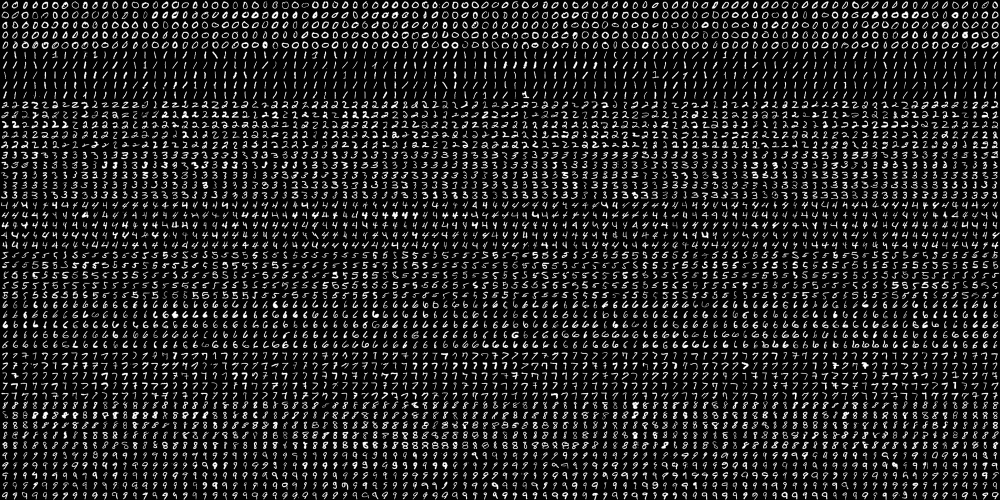
#> input picture src/lab7/Lab7_ML/digits.png, 2000 x 1000 px, found by its file name (shown at 1/2 size)
$ python lab7_4.1.py
#> lines starting #> are read from the running program, lines starting #| are printed output that depends on the picture
import cv2
import numpy as np
from sklearn.neural_network import MLPClassifier
from sklearn.model_selection import train_test_split
from sklearn.preprocessing import StandardScaler
import pandas as pd
import matplotlib.pyplot as plt
from sklearn.metrics import ConfusionMatrixDisplay

# Constants:
SIZE_IMAGE = 20
NUMBER_CLASSES = 10

################################################################################################

def load_digits_and_labels(big_image):
    """ Returns all the digits from the 'big' image and creates the corresponding labels for each image"""
#> called with big_image = 'src/lab7/Lab7_ML/digits.png'

    # Load the 'big' image containing all the digits:
    digits_img = cv2.imread(big_image, 0)
#> digits_img is the input picture: shape (1000, 2000); min 0, max 255, mean 33.8

    # Get all the digit images from the 'big' image:
    number_rows = digits_img.shape[1] / SIZE_IMAGE
#> number_rows = 100
    rows = np.vsplit(digits_img, digits_img.shape[0] / SIZE_IMAGE)
#> rows = 50 items

    digits = []
    for row in rows:
        row_cells = np.hsplit(row, number_rows)
        for digit in row_cells:
            digits.append(digit)
#> this loop made 50 passes
#> after the loop, digits = 5000 items
    digits = np.array(digits)

    # Create the labels for each image:
    labels = np.repeat(np.arange(NUMBER_CLASSES), len(digits) / NUMBER_CLASSES)
#> labels = 5000 values from 0 to 9
    return digits, labels

################################################################################################

def deskew(img):
    """Pre-processing of the images"""

    m = cv2.moments(img)
    if abs(m['mu02']) < 1e-2:
        return img.copy()
    skew = m['mu11'] / m['mu02']
    M = np.float32([[1, skew, -0.5 * SIZE_IMAGE * skew], [0, 1, 0]])
    img = cv2.warpAffine(img, M, (SIZE_IMAGE, SIZE_IMAGE), flags=cv2.WARP_INVERSE_MAP | cv2.INTER_LINEAR)
    return img

################################################################################################

def get_hog():
    """Get hog descriptor"""

    # cv2.HOGDescriptor(winSize, blockSize, blockStride, cellSize, nbins, derivAperture, winSigma, histogramNormType,
    # L2HysThreshold, gammaCorrection, nlevels, signedGradient)
    hog = cv2.HOGDescriptor((SIZE_IMAGE, SIZE_IMAGE), (8, 8), (4, 4), (8, 8), 9, 1, -1, 0, 0.2, 1, 64, True)

    print("get descriptor size: {}".format(hog.getDescriptorSize()))

    return hog

################################################################################################

def raw_pixels(img):
    """Return raw pixels as feature from the image"""

    return img.flatten()

################################################################################################

# Load all the digits and the corresponding labels:
digits, labels = load_digits_and_labels('src/lab7/Lab7_ML/digits.png')
#> labels = 5000 values from 0 to 9

# Shuffle data
# Constructs a random number generator:
rand = np.random.RandomState(1234)
# Randomly permute the sequence:
shuffle = rand.permutation(len(digits))
#> shuffle = 5000 values, max 4999 at index 2969, min 0 at index 1989, mean 2499.5
digits, labels = digits[shuffle], labels[shuffle]
#> labels = 5000 values, max 9 at index 6, min 0 at index 9, mean 4.5

################################################################################################

# HoG feature descriptor:
hog = get_hog()

# Compute the descriptors for all the images.
# In this case, the HoG descriptor is calculated
hog_descriptors = []
for img in digits:
    hog_descriptors.append(hog.compute(deskew(img)))
#> this loop made 5000 passes
#> (skew in deskew, M in deskew) on passes 1 to 3: (-0.0462, [[1, -0.0462, 0.462], [0, 1, 0]]), (-0.605, [[1, -0.605, 6.05], [0, 1, 0]]), (0.398, [[1, 0.398, -3.98], [0, 1, 0]])
#> pass 1, in deskew, `img = cv2.warpAffine(img, M, (SIZE_IMAGE, SIZE_IMAGE), flags=cv2.WARP_..`:
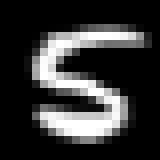
#> img: shape (20, 20) (shown 8 times larger); min 0, max 255, mean 53.7
#> pass 3, in deskew (call 3), `img = cv2.warpAffine(img, M, (SIZE_IMAGE, SIZE_IMAGE), flags=cv2.WARP_..`:
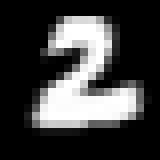
#> img: shape (20, 20) (shown 8 times larger); min 0, max 255, mean 63.8
#> after the loop, hog_descriptors = 5000 items
hog_descriptors = np.squeeze(hog_descriptors)

################################################################################################

# At this point we split the data into training and testing (70% for training):
hog_descriptors_train, hog_descriptors_test, labels_train, labels_test = train_test_split(hog_descriptors,labels,random_state=1, test_size=0.3)
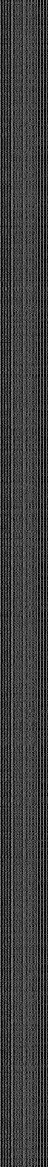
#> hog_descriptors_train: shape (3500, 144) float32 (shown at 1/3 size); min 0, max 0.995, mean 0.244
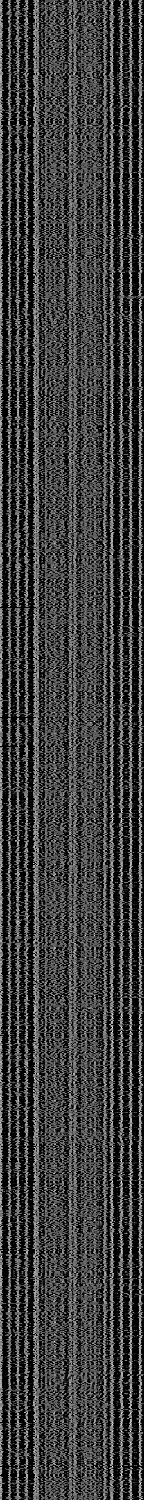
#> hog_descriptors_test: shape (1500, 144) float32; min 0, max 0.995, mean 0.243
#> labels_train = 3500 values, max 9 at index 6, min 0 at index 16, mean 4.51; labels_test = 1500 values, max 9 at index 19, min 0 at index 4, mean 4.47

################################################################################################

# Modificación 1: Cambiar capas ocultas
clf_mod1 = MLPClassifier(hidden_layer_sizes=(512, 256), activation="relu", random_state=25)
clf_mod1.fit(hog_descriptors_train, labels_train)

# Accuracy de entrenamiento y prueba
accuracy_train_mod1 = clf_mod1.score(hog_descriptors_train, labels_train)
#> accuracy_train_mod1 = 1
accuracy_test_mod1 = clf_mod1.score(hog_descriptors_test, labels_test)
#> accuracy_test_mod1 = 0.979

# Matriz de confusión para el conjunto de entrenamiento
ConfusionMatrixDisplay.from_estimator(clf_mod1, hog_descriptors_train, labels_train, normalize='true', cmap='Blues')
plt.title("Matriz de Confusión para Entrenamiento - Modificación 1\nCapas Ocultas: (512, 128), Activación: relu\nAccuracy Entrenamiento: {:.2f}".format(accuracy_train_mod1))
plt.savefig("src/lab7/out/lab7_4.1.png")
plt.show()

# Matriz de confusión para el conjunto de prueba
ConfusionMatrixDisplay.from_estimator(clf_mod1, hog_descriptors_test, labels_test, normalize='true', cmap='Blues')
plt.title("Matriz de Confusión para Prueba - Modificación 1\nCapas Ocultas: (512, 128), Activación: relu\nAccuracy Prueba: {:.2f}".format(accuracy_test_mod1))
plt.savefig("src/lab7/out/lab7_4.2.png")
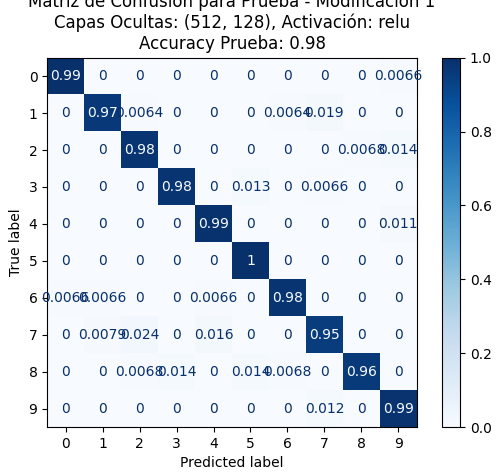
#> figure drawn by matplotlib, 2 panels
plt.show()

################################################################################################

# Modificación 2: Cambiar activación y tasa de aprendizaje
clf_mod2 = MLPClassifier(hidden_layer_sizes=(256, 128, 64, 32), activation="tanh", learning_rate_init=0.01, random_state=25)
clf_mod2.fit(hog_descriptors_train, labels_train)

# Accuracy de entrenamiento y prueba
accuracy_train_mod2 = clf_mod2.score(hog_descriptors_train, labels_train)
#> accuracy_train_mod2 = 0.987
accuracy_test_mod2 = clf_mod2.score(hog_descriptors_test, labels_test)
#> accuracy_test_mod2 = 0.971

# Matriz de confusión para el conjunto de entrenamiento
ConfusionMatrixDisplay.from_estimator(clf_mod2, hog_descriptors_train, labels_train, normalize='true', cmap='Purples')
plt.title("Matriz de Confusión para Entrenamiento - Modificación 2\nCapas Ocultas: (256, 128, 64, 32), Activación: tanh, LR: 0.01\nAccuracy Entrenamiento: {:.2f}".format(accuracy_train_mod2))
plt.savefig("src/lab7/out/lab7_4.3.png")
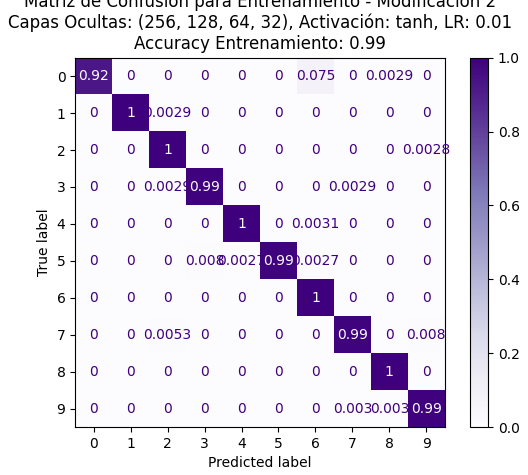
#> figure drawn by matplotlib, 2 panels
plt.show()

# Matriz de confusión para el conjunto de prueba
ConfusionMatrixDisplay.from_estimator(clf_mod2, hog_descriptors_test, labels_test, normalize='true', cmap='Purples')
plt.title("Matriz de Confusión para Prueba - Modificación 2\nCapas Ocultas: (256, 128, 64, 32), Activación: tanh, LR: 0.01\nAccuracy Prueba: {:.2f}".format(accuracy_test_mod2))
plt.savefig("src/lab7/out/lab7_4.4.png")
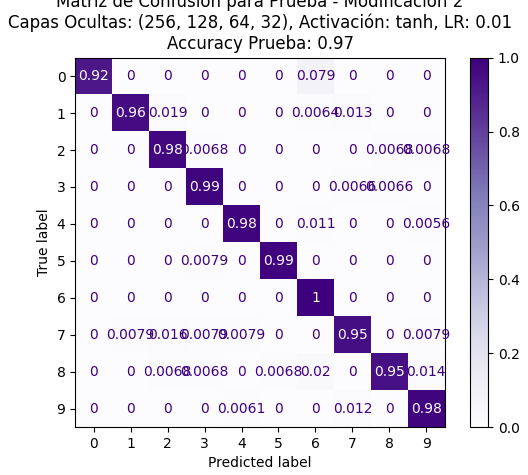
#> figure drawn by matplotlib, 2 panels
plt.show()
